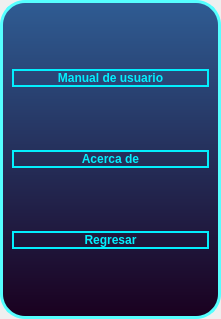
<?xml version="1.0" encoding="UTF-8"?>
<ui version="4.0">
 <class>Form</class>
 <widget class="QWidget" name="Form">
  <property name="geometry">
   <rect>
    <x>0</x>
    <y>0</y>
    <width>221</width>
    <height>319</height>
   </rect>
  </property>
  <property name="minimumSize">
   <size>
    <width>221</width>
    <height>319</height>
   </size>
  </property>
  <property name="maximumSize">
   <size>
    <width>221</width>
    <height>319</height>
   </size>
  </property>
  <property name="windowTitle">
   <string>Form</string>
  </property>
  <layout class="QVBoxLayout" name="verticalLayout">
   <property name="spacing">
    <number>0</number>
   </property>
   <property name="leftMargin">
    <number>0</number>
   </property>
   <property name="topMargin">
    <number>0</number>
   </property>
   <property name="rightMargin">
    <number>0</number>
   </property>
   <property name="bottomMargin">
    <number>0</number>
   </property>
   <item>
    <widget class="QFrame" name="frame">
     <property name="minimumSize">
      <size>
       <width>221</width>
       <height>319</height>
      </size>
     </property>
     <property name="maximumSize">
      <size>
       <width>221</width>
       <height>319</height>
      </size>
     </property>
     <property name="styleSheet">
      <string notr="true">QPushButton{
border-color: rgba(3, 239, 254, 1);
border-style: solid;
border-radius: 10;
border-width: 2px;
background-color: rgba(170, 169, 162, 0);
font:75 10pt &quot;Myanmar Text&quot;;
font: bold;
color: rgb(3,239,254);
}

QPushButton:hover{
background-color:rgba(3, 239, 254, 0.4);
font:75 10pt &quot;Myanmar Text&quot;;
font: bold;
color: rgb(3,239,254);
}
QFrame{
background-color: qlineargradient(spread:pad, x1:0, y1:0, x2:0, y2:1, stop:0 rgba(47, 92, 147, 255), stop:1 rgba(26, 0, 31, 255));
border-style: solid;
border-width: 3px;
border-color: rgb(85, 255, 255);
border-radius: 25;
}</string>
     </property>
     <property name="frameShape">
      <enum>QFrame::StyledPanel</enum>
     </property>
     <property name="frameShadow">
      <enum>QFrame::Raised</enum>
     </property>
     <layout class="QVBoxLayout" name="verticalLayout_2">
      <item>
       <widget class="QPushButton" name="pushButton_ayuda_2">
        <property name="text">
         <string>Manual de usuario</string>
        </property>
        <property name="icon">
         <iconset>
          <normaloff>../../Downloads/ayuda.png</normaloff>../../Downloads/ayuda.png</iconset>
        </property>
        <property name="iconSize">
         <size>
          <width>20</width>
          <height>20</height>
         </size>
        </property>
       </widget>
      </item>
      <item>
       <widget class="QPushButton" name="pushButton_acercade_2">
        <property name="text">
         <string>Acerca de</string>
        </property>
        <property name="icon">
         <iconset>
          <normaloff>../../Downloads/acerca-de.png</normaloff>../../Downloads/acerca-de.png</iconset>
        </property>
       </widget>
      </item>
      <item>
       <widget class="QPushButton" name="pushButton_regresar_2">
        <property name="layoutDirection">
         <enum>Qt::LeftToRight</enum>
        </property>
        <property name="autoFillBackground">
         <bool>false</bool>
        </property>
        <property name="text">
         <string>Regresar</string>
        </property>
        <property name="icon">
         <iconset>
          <normaloff>../../Downloads/regresar.png</normaloff>../../Downloads/regresar.png</iconset>
        </property>
       </widget>
      </item>
     </layout>
    </widget>
   </item>
  </layout>
 </widget>
 <resources/>
 <connections/>
</ui>
